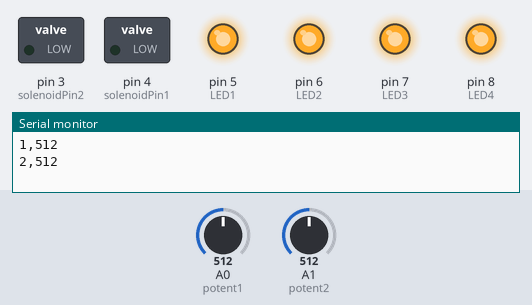
The sketch below on a simulated Arduino Uno, built with avr-gcc and run on an emulated ATmega328P. On the bench: switched loads named in the sketch (green lamp = pin HIGH), output pins drawn as LEDs (lit = HIGH), the last lines printed to the serial monitor. The test bench sets the inputs (shaded band); at power-on: A0 (potent1) = 512, A1 (potent2) = 512.

Above: at 1.7 s.
1.8 s: A0 (potent1) set to 689
3.7 s: A0 (potent1) set to 708
At 5.1 s:
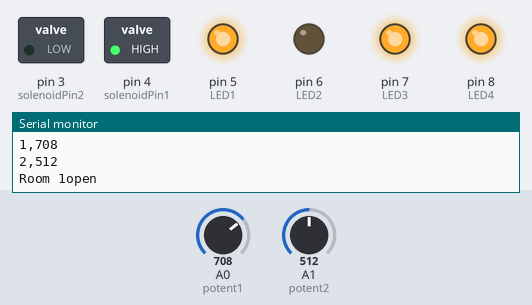
6.0 s: A1 (potent2) set to 691
7.7 s: A1 (potent2) set to 712
At 8.9 s:
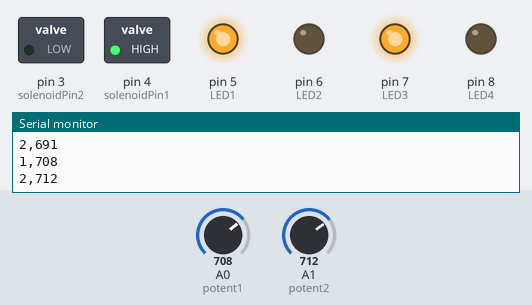
At 10.2 s:
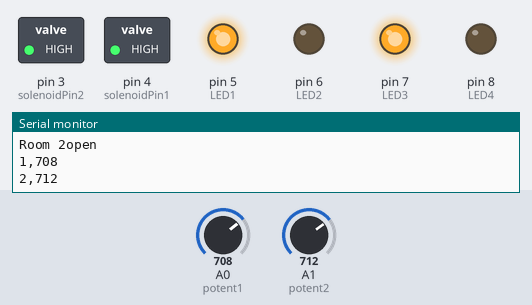
10.5 s: A0 (potent1) set to 562
12.0 s: A0 (potent1) set to 534
At 13.3 s:
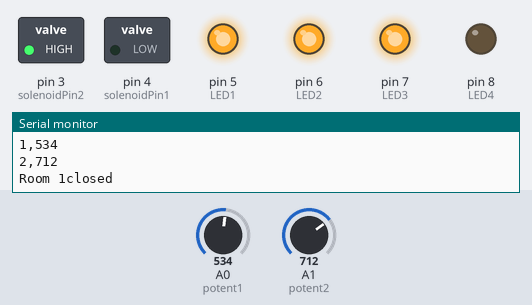
Timing chart, 0 to 15.0 s (numbered marks = the images above; inputs shaded):
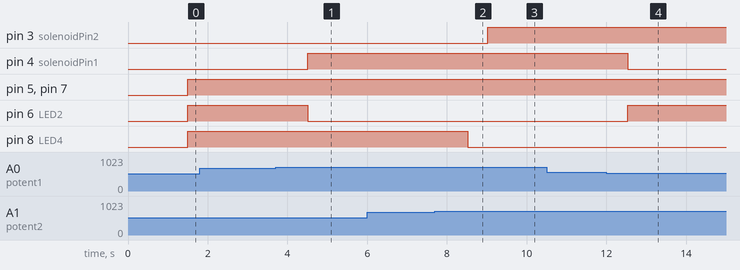

The sketch:

potentiometer2.ino
```cpp
//This is an extension of potentiometer.ino This senses for X amount of time
//before sensing again

//#include "Arduino.h"

unsigned long previousMillis = 0;
int interval = 1000;

static unsigned int state;
static unsigned long time;
int LED1 = 5;                 //LED1 digital output pin
int LED2 = 6;                 //LED2 digital output pin
int LED3 = 7;                 //LED3 digital output pin
int LED4 = 8;                 //LED4 digital output pin
int potent1 = A0;             //input analog pin for potentiometer 1
int potent2 = A1;             //input analog pin for potentiometer 2
int solenoidPin1 = 4;         //solenoid 1 input pin
int solenoidPin2 = 3;         //solenoid 1 input pin
int room1;
int room2;
int highLevel;                //high level for sensing
int lowLevel;                 //low level for sensing
boolean solenoid1;
boolean solenoid2;
int potValue1;                 //analog value for potentiometer 1
int potValue2;                 //analog value for potentiometer 2

void setup() {
  // pin classifications
  pinMode(LED1,OUTPUT);
  pinMode(LED2,OUTPUT);
  pinMode(LED3,OUTPUT);
  pinMode(LED4,OUTPUT);
  pinMode(solenoidPin1,OUTPUT);
  pinMode(solenoidPin2,OUTPUT);
  Serial.begin(9600); //Initialize serial communication with a baud rate of 9600
  delay(500);
  state = 1;
}

void loop() {
  unsigned long currentMillis = millis();

  // Initial stuff
  switch(state){
    //Restart State
    case 1:
      highLevel = 700;
      lowLevel = 300;
      room1 = 1;
      room2 = 2;
      delay(1000);
      state = 2;

      break;

    //Sense State
    case 2:
      //Serial.println("Reading Potentiometer Value:");
      if ((unsigned long)(currentMillis - previousMillis) >= interval) {
      previousMillis = currentMillis;
      potValue1 = analogRead(potent1);
      potValue2 = analogRead(potent2);
      //Serial.println(potValue);
      state = 3;
      }
      break;

    //Log value State
    case 3:
      //Serial.println(potValue1);
      //delay(1000);
      logValue(room1,potValue1);
      logValue(room2,potValue2);
      state = 4;
      break;

    //Evaluate Value State
    case 4:
      solenoid1 = evaluateSensor(potValue1,highLevel,lowLevel,solenoid1,LED1,LED2);
      solenoid2 = evaluateSensor(potValue2,highLevel,lowLevel,solenoid2,LED3,LED4);
      state = 5;
      break;

    //Solenoid mimicking state
    case 5:
      solenoidChange(solenoid1,room1,solenoidPin1);
      solenoidChange(solenoid2,room2,solenoidPin2);
      state = 2;
      break;
  }
}


void logValue(int room, int potValue){
  //Serial.print(now.hour());
  //Serial.print(":");
  //Serial.print(now.minute());
  //Serial.print("\t");
  Serial.print(room);
  Serial.print(",");
  Serial.println(potValue);
}


//this function takes in a boolean to see if the solenoid should be open or closed,
//which room to mimick, and which pin that solenoid changes.
void solenoidChange(boolean solenoid,int room, int solenoidPin){
  if(solenoid == true){
    if(!digitalRead(solenoidPin)){
    Serial.print("Room ");
    Serial.print(room);
    Serial.println("open");
    delay(10);
    }
    digitalWrite(solenoidPin,HIGH);

  }
  else{
    if(digitalRead(solenoidPin)){
      Serial.print("Room ");
      Serial.print(room);
      Serial.println("closed");
      delay(10);
    }
    digitalWrite(solenoidPin,LOW);
  }
  delay(500);
}

/*evaluateSensor is used to measure the value of the potentiometer and determine if a
 * solenoid should be changed or not.
 * Inputs: potentiometer value, high level threshold, low level threshold, 2 LEDs to mimick
 * Output: Boolean true or false to mimick solenoid
 */
boolean evaluateSensor(int potValue, int highLevel, int lowLevel, boolean previousSolenoid, int LEDA, int LEDB){
  boolean solenoid = previousSolenoid;
  int highMargin = 550;       //high level it has to come back to in order to close valve
  int lowMargin = 450;        //low level it has to come back to in order to close valve

  //Serial.println("Evaluating Potentiometer Value");
  if(potValue>highLevel){
    digitalWrite(LEDA,HIGH);
    digitalWrite(LEDB,LOW);
    solenoid = true;
  }
  else if(potValue<lowLevel){
    digitalWrite(LEDA,LOW);
    digitalWrite(LEDB,HIGH);
    solenoid = true;
  }
  else if(potValue<highMargin && potValue>lowMargin){
    digitalWrite(LEDA,HIGH);
    digitalWrite(LEDB,HIGH);
    solenoid = false;
  }
  else{
    return previousSolenoid;
  }
  return solenoid;
}
```

Measured:
- the behaviour switches between 700 and 701 on A0 (potent1) (found by bisection; images 0 and 1)
- the behaviour switches between 700 and 701 on A1 (potent2) (found by bisection; images 1 and 2)
- the behaviour switches between 550 and 549 on A0 (potent1) (found by bisection; images 3 and 4)
- after the input at 3.7 s, pin 4 (solenoidPin1): LOW → HIGH after 0.81 s; pin 6 (LED2): HIGH → LOW after 0.80 s
- after the input at 7.7 s, pin 3 (solenoidPin2): LOW → HIGH after 1.3 s; pin 8 (LED4): HIGH → LOW after 0.82 s
- after the input at 12.0 s, pin 4 (solenoidPin1): HIGH → LOW after 0.54 s; pin 6 (LED2): LOW → HIGH after 0.53 s
